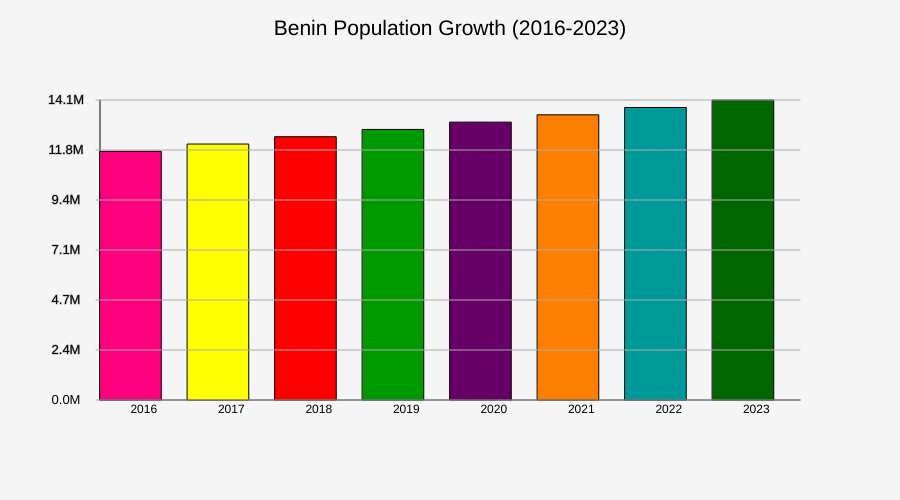
Frame 1 (no input)
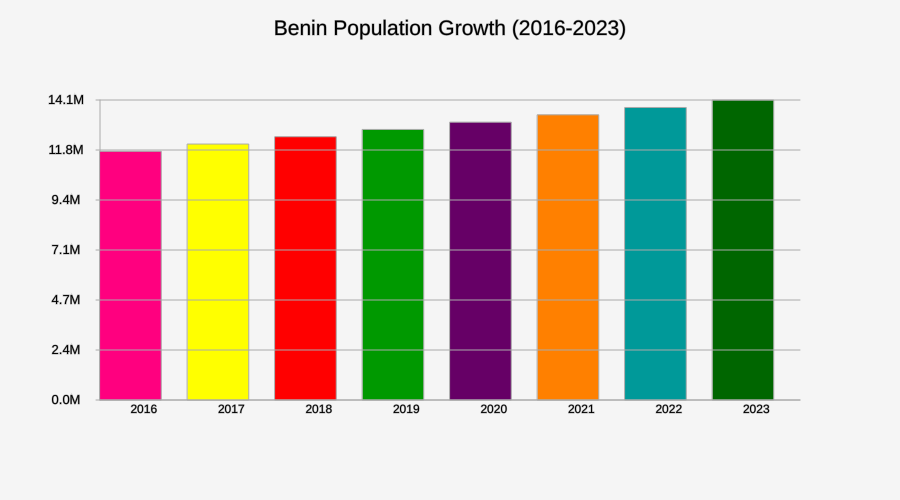
Frame 60 (no input)
Frame 120 (the mouse pressed at the canvas centre since frame 60): identical to frame 60, image omitted

The p5.js sketch that drew these frames (run headless with seeded random() and noise() and a simulated clock; from frame 60 on, the mouse is pressed at the canvas centre):

// p5.js sketch
// ── sketch.js
// Benin Population data from 2016 to 2013
let Population_data = [
  {year: 2016, population: 11697842},
  {year: 2017, population: 12039780},
  {year: 2018, population: 12383347}, 
  {year: 2019, population: 12726755},
  {year: 2020, population: 13070169},
  {year: 2021, population: 13413417},
  {year: 2022, population: 13759501},
  {year: 2023, population: 14111034},
];

// Let colors of the bars
let bar_colors = [ "#FF007F",
                   "#FFFF00",
                   "#FF0000",
                   "#009900",
                   "#660066",
                   "#FF8000",
                   "#009999",
                   "#006600"
]

function setup() {
  createCanvas(900, 500);
  background(255);
  textAlign(CENTER);
}

function draw() {
  background(245);
  let margin = 100;
  let chart_width = width - 2 * margin;  // Width of the bar
  let chart_height = height - 2 * margin;  // Height of the bar
  let bar_width = chart_width / Population_data.length;
  
  // Maximum population
  let Maximum_population = max(Population_data.map(d => d.population));
  
  strokeWeight(1);
  line(margin, margin, margin, height - margin); // Draw Y-axis
  line(margin, height- margin, width - margin, height - margin); // Draw Y-axis
  
  // Bars 
  for(let i = 0; i < Population_data.length; i++) {
    let x = margin + i * bar_width;
    let bar_height = map(Population_data[i].population, 0,  Maximum_population, 0, chart_height);
    fill(bar_colors[i % bar_colors.length]);  // Adding different colors in the bar
    rect(x, height - margin - bar_height, bar_width * 0.7, bar_height);
    
    // Year markers
    fill("#000000");
    text(Population_data[i].year, x + bar_width * 0.5, height - margin +  13);
  }
  
  // Chart title
  fill("#000000");
  textSize(21);
  text("Benin Population Growth (2016-2023)", width / 2, 35);
  
  for(let i = 0; i <= 6; i++) {
    let population = (Maximum_population * i) /6;
    let v = map(population, 0, Maximum_population, height - margin, margin);
    textSize(13);             // Set size before drawing text
    fill("#000000");
    text((population / 1e6).toFixed(1) + "M", margin - 34, v + 4);  // Show   population numbers on the left side of the bar
    textSize(12);  // Text size of the years mention below the bars
    stroke(170);
    line(margin - 4, v, width - margin, v);  // Draw horizontal line grid to show the population range
  }
  
}
